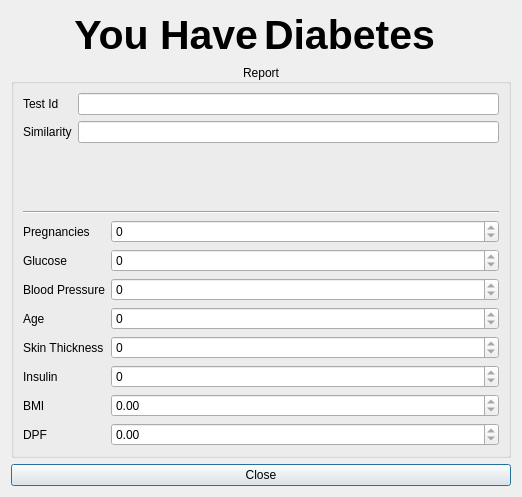
<?xml version="1.0" encoding="UTF-8"?>
<ui version="4.0">
 <class>ar::DiagnosisResult</class>
 <widget class="QDialog" name="ar::DiagnosisResult">
  <property name="geometry">
   <rect>
    <x>0</x>
    <y>0</y>
    <width>522</width>
    <height>497</height>
   </rect>
  </property>
  <property name="windowTitle">
   <string>Diagnosis Result</string>
  </property>
  <layout class="QVBoxLayout" name="verticalLayout">
   <item>
    <layout class="QHBoxLayout" name="horizontalLayout">
     <item>
      <widget class="QLabel" name="label">
       <property name="font">
        <font>
         <pointsize>31</pointsize>
         <bold>true</bold>
        </font>
       </property>
       <property name="text">
        <string>You Have</string>
       </property>
       <property name="alignment">
        <set>Qt::AlignmentFlag::AlignRight|Qt::AlignmentFlag::AlignTrailing|Qt::AlignmentFlag::AlignVCenter</set>
       </property>
      </widget>
     </item>
     <item>
      <widget class="QLabel" name="label_12">
       <property name="font">
        <font>
         <pointsize>31</pointsize>
         <bold>true</bold>
        </font>
       </property>
       <property name="text">
        <string>Diabetes</string>
       </property>
      </widget>
     </item>
    </layout>
   </item>
   <item>
    <widget class="QGroupBox" name="groupBox">
     <property name="sizePolicy">
      <sizepolicy hsizetype="Preferred" vsizetype="Expanding">
       <horstretch>0</horstretch>
       <verstretch>0</verstretch>
      </sizepolicy>
     </property>
     <property name="title">
      <string>Report</string>
     </property>
     <property name="alignment">
      <set>Qt::AlignmentFlag::AlignCenter</set>
     </property>
     <property name="flat">
      <bool>false</bool>
     </property>
     <property name="checkable">
      <bool>false</bool>
     </property>
     <layout class="QVBoxLayout" name="verticalLayout_2">
      <item>
       <layout class="QFormLayout" name="formLayout_2">
        <item row="0" column="0">
         <widget class="QLabel" name="label_10">
          <property name="text">
           <string>Test Id</string>
          </property>
         </widget>
        </item>
        <item row="0" column="1">
         <widget class="QLineEdit" name="line_test_id">
          <property name="acceptDrops">
           <bool>false</bool>
          </property>
          <property name="readOnly">
           <bool>true</bool>
          </property>
         </widget>
        </item>
        <item row="1" column="0">
         <widget class="QLabel" name="label_11">
          <property name="text">
           <string>Similarity</string>
          </property>
         </widget>
        </item>
        <item row="1" column="1">
         <widget class="QLineEdit" name="line_similarity">
          <property name="readOnly">
           <bool>true</bool>
          </property>
         </widget>
        </item>
       </layout>
      </item>
      <item>
       <widget class="Line" name="line">
        <property name="orientation">
         <enum>Qt::Orientation::Horizontal</enum>
        </property>
       </widget>
      </item>
      <item>
       <layout class="QFormLayout" name="formLayout">
        <item row="0" column="0">
         <widget class="QLabel" name="label_2">
          <property name="text">
           <string>Pregnancies</string>
          </property>
         </widget>
        </item>
        <item row="0" column="1">
         <widget class="QSpinBox" name="spinbox_pregnancies">
          <property name="readOnly">
           <bool>true</bool>
          </property>
         </widget>
        </item>
        <item row="1" column="0">
         <widget class="QLabel" name="label_3">
          <property name="text">
           <string>Glucose</string>
          </property>
         </widget>
        </item>
        <item row="1" column="1">
         <widget class="QSpinBox" name="spinbox_glucose">
          <property name="readOnly">
           <bool>true</bool>
          </property>
         </widget>
        </item>
        <item row="2" column="0">
         <widget class="QLabel" name="label_4">
          <property name="text">
           <string>Blood Pressure</string>
          </property>
         </widget>
        </item>
        <item row="2" column="1">
         <widget class="QSpinBox" name="spinbox_blood">
          <property name="readOnly">
           <bool>true</bool>
          </property>
         </widget>
        </item>
        <item row="3" column="0">
         <widget class="QLabel" name="label_5">
          <property name="text">
           <string>Age</string>
          </property>
         </widget>
        </item>
        <item row="3" column="1">
         <widget class="QSpinBox" name="spinbox_age">
          <property name="readOnly">
           <bool>true</bool>
          </property>
         </widget>
        </item>
        <item row="4" column="0">
         <widget class="QLabel" name="label_6">
          <property name="text">
           <string>Skin Thickness</string>
          </property>
         </widget>
        </item>
        <item row="4" column="1">
         <widget class="QSpinBox" name="spinbox_skin">
          <property name="readOnly">
           <bool>true</bool>
          </property>
         </widget>
        </item>
        <item row="5" column="0">
         <widget class="QLabel" name="label_7">
          <property name="text">
           <string>Insulin</string>
          </property>
         </widget>
        </item>
        <item row="6" column="0">
         <widget class="QLabel" name="label_8">
          <property name="text">
           <string>BMI</string>
          </property>
         </widget>
        </item>
        <item row="6" column="1">
         <widget class="QDoubleSpinBox" name="spinbox_bmi">
          <property name="readOnly">
           <bool>true</bool>
          </property>
         </widget>
        </item>
        <item row="5" column="1">
         <widget class="QSpinBox" name="spinbox_insulin">
          <property name="readOnly">
           <bool>true</bool>
          </property>
         </widget>
        </item>
        <item row="7" column="0">
         <widget class="QLabel" name="label_9">
          <property name="text">
           <string>DPF</string>
          </property>
         </widget>
        </item>
        <item row="7" column="1">
         <widget class="QDoubleSpinBox" name="spinbox_dpf">
          <property name="readOnly">
           <bool>true</bool>
          </property>
         </widget>
        </item>
       </layout>
      </item>
     </layout>
    </widget>
   </item>
   <item>
    <widget class="QPushButton" name="pushButton">
     <property name="text">
      <string>Close</string>
     </property>
    </widget>
   </item>
  </layout>
 </widget>
 <resources/>
 <connections>
  <connection>
   <sender>pushButton</sender>
   <signal>clicked()</signal>
   <receiver>ar::DiagnosisResult</receiver>
   <slot>close()</slot>
   <hints>
    <hint type="sourcelabel">
     <x>199</x>
     <y>277</y>
    </hint>
    <hint type="destinationlabel">
     <x>199</x>
     <y>149</y>
    </hint>
   </hints>
  </connection>
 </connections>
</ui>
